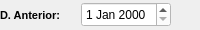
              <widget class="QWidget" name="widget_33" native="true">
               <property name="minimumSize">
                <size>
                 <width>0</width>
                 <height>25</height>
                </size>
               </property>
               <property name="maximumSize">
                <size>
                 <width>16777215</width>
                 <height>30</height>
                </size>
               </property>
               <layout class="QHBoxLayout" name="horizontalLayout_27">
                <property name="leftMargin">
                 <number>0</number>
                </property>
                <property name="topMargin">
                 <number>0</number>
                </property>
                <property name="rightMargin">
                 <number>0</number>
                </property>
                <property name="bottomMargin">
                 <number>0</number>
                </property>
                <item>
                 <widget class="QLabel" name="label_21">
                  <property name="minimumSize">
                   <size>
                    <width>75</width>
                    <height>0</height>
                   </size>
                  </property>
                  <property name="maximumSize">
                   <size>
                    <width>75</width>
                    <height>16777215</height>
                   </size>
                  </property>
                  <property name="font">
                   <font>
                    <pointsize>8</pointsize>
                    <weight>75</weight>
                    <bold>true</bold>
                   </font>
                  </property>
                  <property name="text">
                   <string>D. Anterior:</string>
                  </property>
                 </widget>
                </item>
                <item>
                 <widget class="QDateEdit" name="date_Anterior">
                  <property name="sizePolicy">
                   <sizepolicy hsizetype="Preferred" vsizetype="Preferred">
                    <horstretch>0</horstretch>
                    <verstretch>0</verstretch>
                   </sizepolicy>
                  </property>
                  <property name="minimumSize">
                   <size>
                    <width>90</width>
                    <height>25</height>
                   </size>
                  </property>
                  <property name="maximumSize">
                   <size>
                    <width>90</width>
                    <height>25</height>
                   </size>
                  </property>
                  <property name="font">
                   <font>
                    <pointsize>9</pointsize>
                    <weight>50</weight>
                    <bold>false</bold>
                   </font>
                  </property>
                  <property name="styleSheet">
                   <string notr="true">background-color: rgb(255, 255, 255);</string>
                  </property>
                 </widget>
                </item>
                <item>
                 <widget class="QLabel" name="label_7">
                  <property name="text">
                   <string/>
                  </property>
                 </widget>
                </item>
               </layout>
              </widget>
